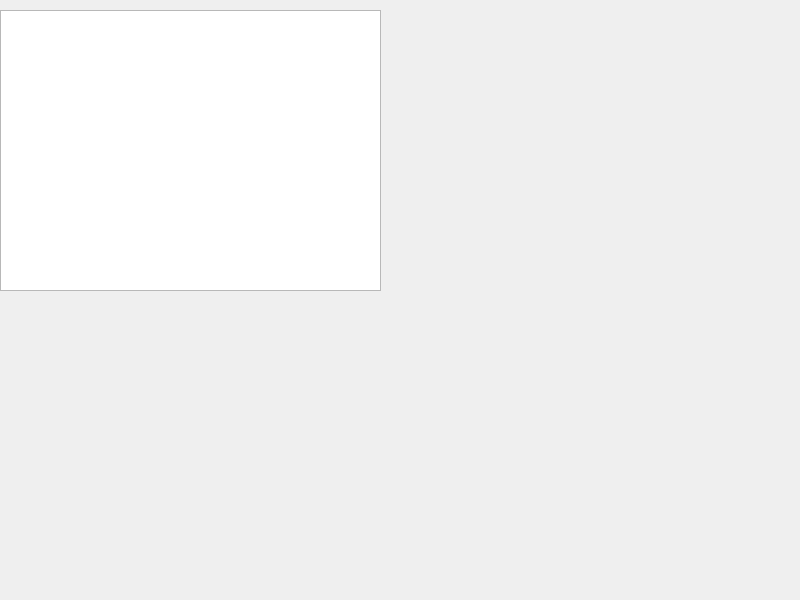
<?xml version="1.0" encoding="UTF-8"?>
<ui version="4.0">
 <class>Widget</class>
 <widget class="QWidget" name="Widget">
  <property name="geometry">
   <rect>
    <x>0</x>
    <y>0</y>
    <width>800</width>
    <height>600</height>
   </rect>
  </property>
  <property name="windowTitle">
   <string>Widget</string>
  </property>
  <widget class="QTableWidget" name="tableWidget">
   <property name="geometry">
    <rect>
     <x>0</x>
     <y>10</y>
     <width>381</width>
     <height>281</height>
    </rect>
   </property>
  </widget>
 </widget>
 <resources/>
 <connections/>
</ui>
